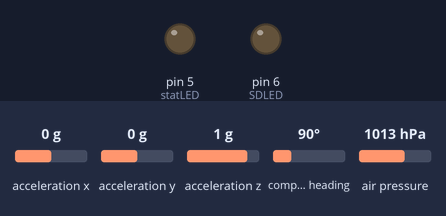
This sketch was run on a simulated Arduino Uno, built with avr-gcc and run on an emulated ATmega328P. On the bench: output pins drawn as LEDs (lit = HIGH). Inputs (shaded band) come from the test bench; at power-on: acceleration x 0 g, acceleration y 0 g, acceleration z 1 g, compass heading 90°, air pressure 1013 hPa. Storage starts empty.

Above: at 0.1 s.
At 2.91 s:
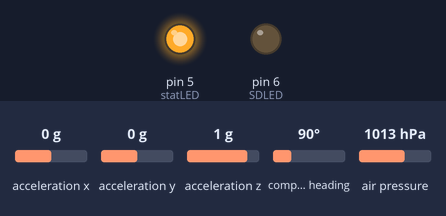
At 7.5 s:
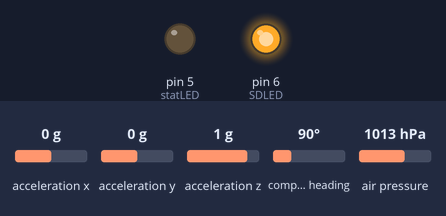
Timing chart, 0 to 10.5 s (numbered marks = the images above):
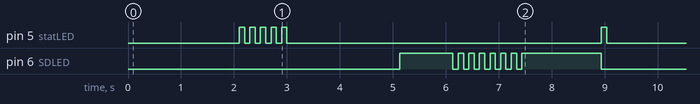

The sketch:

prototype1F.ino
```cpp
//#include <Adafruit_GPS.h>
#include <SoftwareSerial.h>
#include <SPI.h>
#include <SD.h>
#include <Wire.h>
#include <Adafruit_Sensor.h>
#include "Adafruit_BMP3XX.h"
#include <Adafruit_BNO055.h>
#include <utility/imumaths.h>

//Adafruit_GPS GPS(&Serial);

#define BMP_SCK 19
#define BMP_MISO 18
#define SEALEVELPRESSURE_HPA (1013.25)
#define BNO055_SAMPLERATE_DELAY_MS (100)

Adafruit_BNO055 bno = Adafruit_BNO055(-1, 0x28);
Adafruit_BMP3XX bmp; // I2C

uint32_t timer = millis();
const int chipSelect = 15;
const int statLED = 5;
const int SDLED = 6;
char filename[10] = {'D','A','T','A',48,'.','t','x','t'};
int filenum = 48; //48 is the ASCII code for the number 0, 49 is 1, 50 is 2, and so on...

void setup() {
  delay(2000);

  // Prepare LEDS
  pinMode(SDLED,OUTPUT);
  pinMode(statLED,OUTPUT);

  // Flash startup statLEDus signal
  digitalWrite(statLED,LOW);
  delay(100);
  flashBegin();


  //-----------------------------------------------------------SD CARD SETUP BEGIN------------------------------------------------------------------------
  //Initialize SD card
  delay(1000);
  if (!SD.begin(chipSelect)) {
    while (1){
    flashFailSD();
    }
  }

  // Search the SD card for an unused file name and generate that new file every startup.
  int flag1 = 0;
  while(flag1==0){
    if (filenum>57){
      while(1){
        flashFailSD();
      }
    }
    if (!SD.exists(filename)){ // If a card with the current filename does not exist do these things
      File dataFile = SD.open(filename,FILE_WRITE); // create the file and open it
      while(!dataFile); // wait for the file to become available
      dataFile.println(F("time,accelX,accelY,accelZ,quatW,quatX,quatY,quatZ,temp,press,slAlt")); // print a bit of test characters
      dataFile.close(); // Close the file until we need it again
      flag1 = 1; // We do this to escape the while loop
    }
    else{ // If a file with the current file name does already exist, update the 5th character in the filename to try a different file name
      filenum++;
      filename[4] = filenum;
    }
    //delay(100);
  }

  // Flash the confirmation signal
  flashSDConfirm();
  //-----------------------------------------------------------SD CARD SETUP END-------------------------------------------------------------------------


  //-----------------------------------------------------------SENSOR SETUP BEGIN------------------------------------------------------------------------
  //Start with GPS
//  //set baud rate for GPS serial communication
//  GPS.begin(9600);
//
//  //Sending this command will tell me all of the data
//  GPS.sendCommand(PMTK_SET_NMEA_OUTPUT_RMCGGA);
//  GPS.sendCommand(PMTK_SET_NMEA_UPDATE_1HZ);   // 1 Hz update rate (This may need to be higher for the flights

  //IMU setup
  if(!bno.begin())
  {
    while(1){
      flashFailedSensor();
    }
  }

  STATUSblink();

  bno.setExtCrystalUse(true);

  //BMP setup
  // Set up oversampling and filter initialization
  bmp.setTemperatureOversampling(BMP3_OVERSAMPLING_8X);
  bmp.setPressureOversampling(BMP3_OVERSAMPLING_4X);
  bmp.setIIRFilterCoeff(BMP3_IIR_FILTER_COEFF_3);

  if (!bmp.begin_I2C()) {
  while (1){
    flashFailedSensor();
  }
  }
  //-----------------------------------------------------------SENSOR SETUP END------------------------------------------------------------------------
}


void loop() {
  imu::Quaternion quat = bno.getQuat();

  File dataFile = SD.open(filename,FILE_WRITE);
  dataFile.print(millis());
  // Acceleration
  imu::Vector<3> li_ac = bno.getVector(Adafruit_BNO055::VECTOR_ACCELEROMETER);
  dataFile.print(",");
  dataFile.print((float)li_ac.x());
  dataFile.print(",");
  dataFile.print((float)li_ac.y());
  dataFile.print(",");
  dataFile.print((float)li_ac.z());

  // Quaternion data
  dataFile.print(",");
  dataFile.print(quat.w(), 4);
  dataFile.print(",");
  dataFile.print(quat.x(), 4);
  dataFile.print(",");
  dataFile.print(quat.y(), 4);
  dataFile.print(",");
  dataFile.print(quat.z(), 4);
  dataFile.print(",");
  dataFile.print(bmp.temperature);
  dataFile.print(",");
  dataFile.print(bmp.pressure / 100.0);
  dataFile.print(",");
  dataFile.println(bmp.readAltitude(SEALEVELPRESSURE_HPA));
  dataFile.close();

  delay(200);
}

void flashBegin(){
  digitalWrite(statLED,HIGH);
  delay(100);
  digitalWrite(statLED,LOW);
  delay(100);
  digitalWrite(statLED,HIGH);
  delay(100);
  digitalWrite(statLED,LOW);
  delay(100);
  digitalWrite(statLED,HIGH);
  delay(100);
  digitalWrite(statLED,LOW);
  delay(100);
  digitalWrite(statLED,HIGH);
  delay(100);
  digitalWrite(statLED,LOW);
  delay(100);
  digitalWrite(statLED,HIGH);
  delay(100);
  digitalWrite(statLED,LOW);
  delay(100);
}

void flashFailSD(){
  delay(1000);
  digitalWrite(SDLED,HIGH);
  delay(100);
  digitalWrite(SDLED,LOW);
  delay(200);
  digitalWrite(SDLED,HIGH);
  delay(100);
  digitalWrite(SDLED,LOW);

}

void flashSDConfirm(){
  delay(1000);
  digitalWrite(SDLED,HIGH);
  delay(1000);
  digitalWrite(SDLED,LOW);
  delay(100);
  digitalWrite(SDLED,HIGH);
  delay(100);
  digitalWrite(SDLED,LOW);
  delay(100);
  digitalWrite(SDLED,HIGH);
  delay(100);
  digitalWrite(SDLED,LOW);
  delay(100);
  digitalWrite(SDLED,HIGH);
  delay(100);
  digitalWrite(SDLED,LOW);
  delay(100);
  digitalWrite(SDLED,HIGH);
  delay(100);
  digitalWrite(SDLED,LOW);
  delay(100);
  digitalWrite(SDLED,HIGH);
  delay(100);
  digitalWrite(SDLED,LOW);
  delay(100);
  digitalWrite(SDLED,HIGH);
  delay(100);
  digitalWrite(SDLED,LOW);
  delay(100);
  digitalWrite(SDLED,HIGH);
  delay(1500);
  digitalWrite(SDLED,LOW);
}

void flashFailedSensor(){
  delay(100);
  digitalWrite(statLED,HIGH);
  delay(500);
  digitalWrite(statLED,LOW);
  delay(200);
  digitalWrite(statLED,HIGH);
  delay(100);
  digitalWrite(statLED,LOW);
  delay(200);
  digitalWrite(statLED,HIGH);
  delay(100);
  digitalWrite(statLED,LOW);
}

void SDblink(){
  digitalWrite(SDLED,HIGH);
  delay(100);
  digitalWrite(SDLED,LOW);
  delay(100);
}

void STATUSblink(){
  digitalWrite(statLED,HIGH);
  delay(100);
  digitalWrite(statLED,LOW);
  delay(100);
}
```
